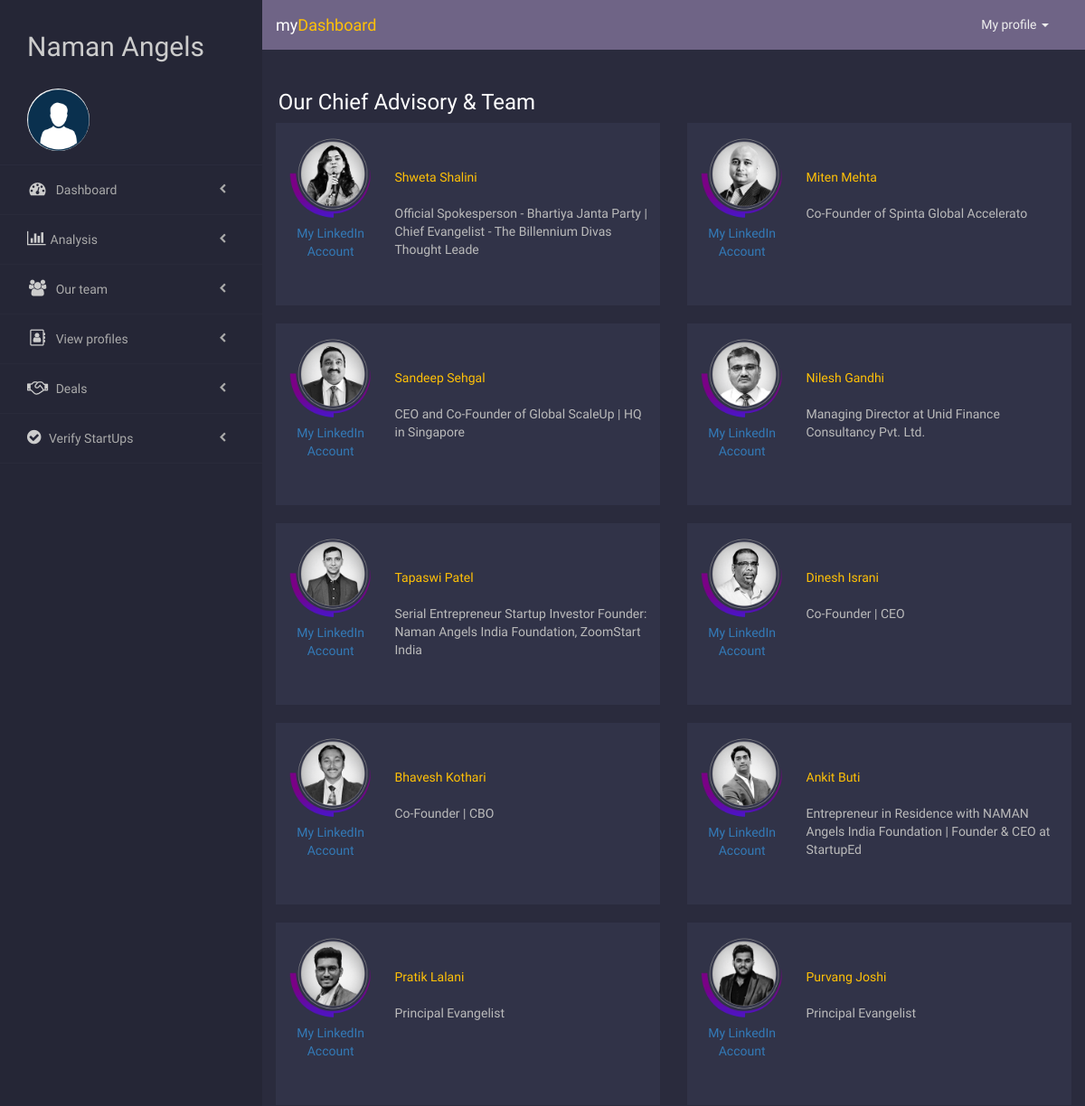
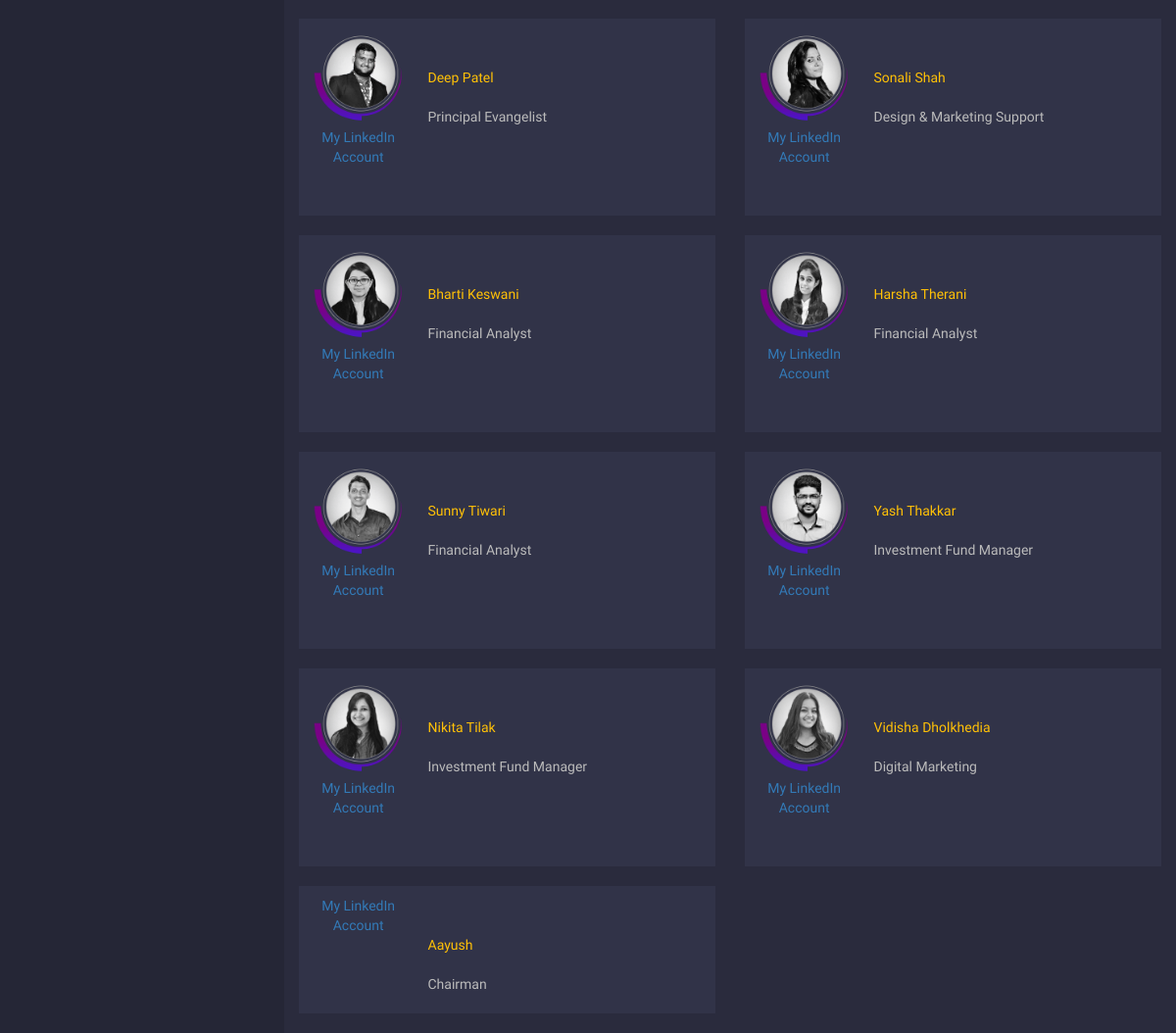
/admin/team.php, run on the app's committed database (2 pictures, top to bottom).
### tables this page shows
CREATE TABLE `namanteam` (
  `SR` int(11) NOT NULL,
  `Name` varchar(30) NOT NULL,
  `Link` varchar(25) NOT NULL,
  `Description` varchar(100) NOT NULL,
  `Image` varchar(200) DEFAULT NULL
);

### admin/team.php (the view, shortened to what this page needs)
<?php require "../server.php" ?>
<html lang="en">
  <head>
    <link rel="stylesheet" href="https://maxcdn.bootstrapcdn.com/font-awesome/4.7.0/css/font-awesome.min.css">
  </head>
  <body>
  <?php require "sidebar.php" ?>
  <div class="cont">
      <?php
            $qu = "SELECT * FROM namanteam";
            $results = mysqli_query($db, $qu);
            echo '<section class="admins">';
                echo '<div class="container-fluid">';
                    echo '<div class="row">';
                        echo '<h3>  &nbsp;&nbsp;&nbsp;Our Chief Advisory & Team</h3>';
            while($row = mysqli_fetch_assoc($results))
            {
                        echo '<div class="col-md-6">';
                            echo '<div class="box">';
                                echo '<div class="admin">';
                                    echo '<div class="img">';
                                        echo '<img class="img-responsive" src="'.$row["Image"].'"/>';
                                        echo '<center><a class="linkedin" href='.$row["Link"].'>My LinkedIn Account</a></center><br><br>';
                                    echo '</div>';
                                    echo '<div class="info"><br><br>';
                                        echo '<font class="name">'.$row["Name"].'</font><br><br>';
                                        echo '<p class="designation">'.$row["Description"].'</p></center>';
                                    echo '</div>';
                                echo '</div>';
                            echo '</div>';
                        echo '</div>';
            };
                    echo '</div>';
                echo '</div>';
            echo '</section>';
            ?>
</div>
      </body>
    </html>

### admin/css/sidebar.css (style rules this page uses)
body { background-color: #2a2b3d; }

### admin/team.php (style rules this page uses)
* { padding: 0; margin: 0; box-sizing: border-box; font-family: 'Droid Sans', sans-serif; outline: none; }
.cont { margin-left: 290px; z-index: -100; }
body { background-color: #2a2b3d }
.admins { margin-top: 25px; }
.admins .box .admin { margin-bottom: 20px; overflow: hidden; background-color: #313348; padding: 10px; }
.admins .box .admin .img { width: 25%; margin-right: 5%; float: left; }
.admins .box .admin .img img { border-radius: 50%; }
.admins .box .info { width: 70%; color: #EEE; float: left; }
.name { color:#ffc107; }
.admins h3 { color: white; }
.admins .box .info p { color: #BBB }

### admin/sidebar.php (style rules this page uses)
* { padding: 0; margin: 0; box-sizing: border-box; font-family: 'Droid Sans', sans-serif; outline: none; }
body { background-color: #2a2b3d; }

### data on the page
namanteam: shows a picture, Name "Shweta Shalini", Description "Official Spokesperson - Bhartiya Janta Party | Chief Evangelist - The Billennium Divas Thought Leade"
namanteam: shows a picture, Name "Miten Mehta", Description "Co-Founder of Spinta Global Accelerato"
namanteam: shows a picture, Name "Sandeep Sehgal", Description "CEO and Co-Founder of Global ScaleUp | HQ in Singapore"
namanteam: shows a picture, Name "Nilesh Gandhi", Description "Managing Director at Unid Finance Consultancy Pvt. Ltd."
namanteam: shows a picture, Name "Tapaswi Patel", Description "Serial Entrepreneur Startup Investor Founder: Naman Angels India Foundation, ZoomStart India"
namanteam: shows a picture, Name "Dinesh Israni", Description "Co-Founder | CEO"
namanteam: shows a picture, Name "Bhavesh Kothari", Description "Co-Founder | CBO"
namanteam: shows a picture, Name "Ankit Buti", Description "Entrepreneur in Residence with NAMAN Angels India Foundation | Founder & CEO at StartupEd"
namanteam: shows a picture, Name "Pratik Lalani", Description "Principal Evangelist"
namanteam: shows a picture, Name "Purvang Joshi", Description "Principal Evangelist"
namanteam: shows a picture, Name "Deep Patel", Description "Principal Evangelist"
namanteam: shows a picture, Name "Sonali Shah", Description "Design & Marketing Support"
namanteam: shows a picture, Name "Bharti Keswani", Description "Financial Analyst"
namanteam: shows a picture, Name "Harsha Therani", Description "Financial Analyst"
namanteam: shows a picture, Name "Sunny Tiwari", Description "Financial Analyst"
namanteam: shows a picture, Name "Yash Thakkar", Description "Investment Fund Manager"
namanteam: shows a picture, Name "Nikita Tilak", Description "Investment Fund Manager"
namanteam: shows a picture, Name "Vidisha Dholkhedia", Description "Digital Marketing"
namanteam: Name "Aayush", Description "Chairman"
